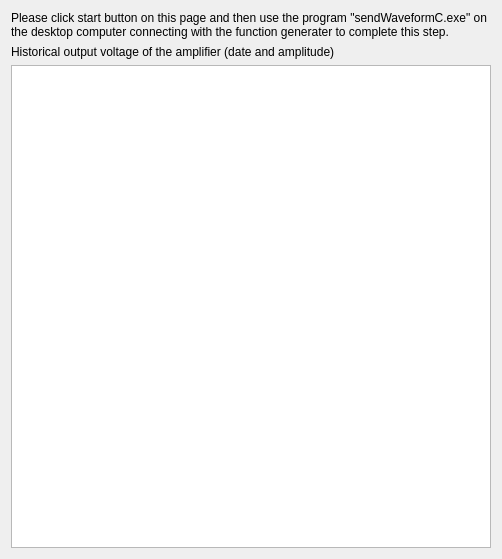
<?xml version="1.0" encoding="UTF-8"?>
<ui version="4.0">
 <class>qCheckOutputVPage</class>
 <widget class="QWizardPage" name="qCheckOutputVPage">
  <property name="geometry">
   <rect>
    <x>0</x>
    <y>0</y>
    <width>502</width>
    <height>559</height>
   </rect>
  </property>
  <property name="windowTitle">
   <string>qCheckOutputVPage</string>
  </property>
  <layout class="QVBoxLayout" name="verticalLayout_2">
   <item>
    <widget class="QLabel" name="label">
     <property name="text">
      <string>Please click start button on this page and then use the program &quot;sendWaveformC.exe&quot; on the desktop computer connecting with the function generater to complete this step.</string>
     </property>
     <property name="wordWrap">
      <bool>true</bool>
     </property>
    </widget>
   </item>
   <item>
    <layout class="QVBoxLayout" name="verticalLayout"/>
   </item>
   <item>
    <widget class="QLabel" name="label_4">
     <property name="text">
      <string>Historical output voltage of the amplifier (date and amplitude)</string>
     </property>
    </widget>
   </item>
   <item>
    <widget class="QListWidget" name="listWidget"/>
   </item>
  </layout>
 </widget>
 <layoutdefault spacing="6" margin="11"/>
 <resources/>
 <connections/>
</ui>
